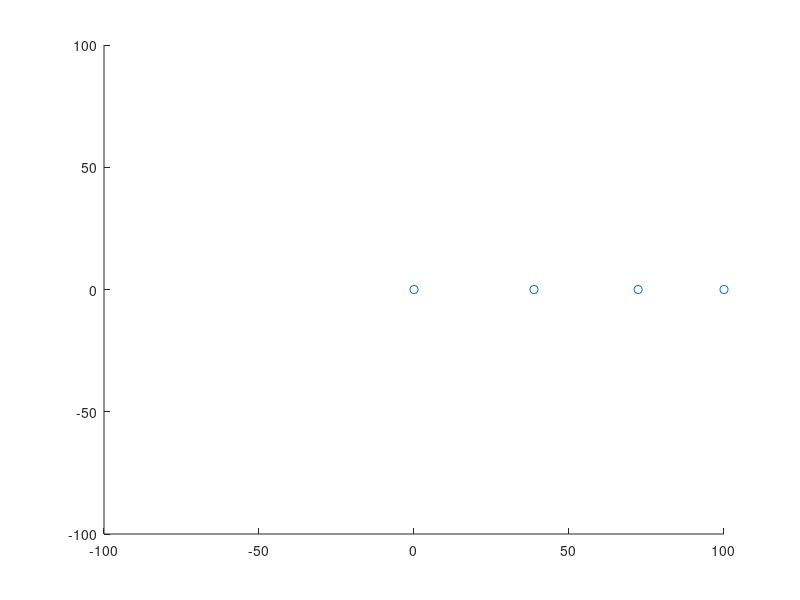

The MATLAB script that drew this image: (Note: this script raises an error after producing the figure.)


N = 9;
x = zeros(N,1);
y = zeros(N,1);
x(1) = 0;
x(2) = 0.387;
x(3) = 0.723;
x(4) = 1;%x(5) = 0.00257*
x(5) = 1.52;
x(6) = 5.20
x(7) = 9.58
x(8) = 19.20;
x(9) = 30.05;
%x(10) = 39.48;

den = zeros(N,1);
den(1) = 330000;
den(2) = 0.0553
den(3) = 0.815;
den(4) = 1;
%den(5) = 0.0123;
den(5) = 0.107;
den(6) = 317.8;
den(7) = 95.2;
den(8) = 14.5;
den(9) = 17.1;

Vx = zeros(N,1);
Vy = zeros(N,1);
Vy(1) = 0;
Vy(2) = 1.59;
Vy(3) = 1.18;
Vy(4) = 1;
%Vy(5) = 0.0343;
Vy(5) = 0.808;
Vy(6) = 0.439;
Vy(7) = 0.325;
Vy(8) = 0.228;
Vy(9) = 0.182;
%Vy(10) = 0.157;
speedDisRatio = 67/93000
Vy = Vy*speedDisRatio;
x = x*100;
Vy = Vy*3000000;
den = den*100;
Vx = den*0.05;
Vx(1) = 0;

dt = 0.01;
steps = 40000;
posBound = 300;

%{
%random
Vy = zeros(N,1);

N = 2^7;
dt = 10000;
steps = 40000;
posBound = 10000000;
velBound = posBound*0.00000001;
x = 0.5*posBound + (posBound)*randn(N,1);%.*(-1).^(randi([0,1],N,1));
%y = 0.1*posBound + (posBound)*randn(N,1).*(-1).^(randi([0,1],N,1));
y = zeros(N,1);
Vx = 0.1*velBound + (velBound)*randn(N,1).*(-1).^(randi([0,1],N,1));
Vx = Vx .* -1;
%Vx = zeros(N,1);
Vy = .01*velBound + (velBound)*randn(N,1);%.*(-1).^(randi([0,1],N,1));

[x,y] = generateNormalClusters(posBound,1.5*posBound,posBound,1.5*posBound,N);
x = cat(1,x,x.*-2);
y = cat(1,y,y);
Vx = cat(1,Vx,Vx.*-1);
Vy= cat(1,Vy,Vy.*-1);
N = N*2;
x(1) = 0;y(1) = 0;
Vx(1) = 0;Vy(1) = 0;
den = cos(rand(N,1));
den(1) = N*.5;
den(N/2:N) = 2.*den(N/2:N);
%}

%

figure(1)
filename = 'fmm.gif';
scatter(x,y)
xlim([-100,100]);
ylim([-100,100]);
drawnow
frame = getframe(1);
im = frame2im(frame);
[imind,cm] = rgb2ind(im,256);
imwrite(imind,cm,filename,'gif', 'Loopcount',inf);

%Vx = zeros(N,1);
%Vy = zeros(N,1);
xD = x;
yD = y;
VxD = Vx;
VyD = Vy;
for i = 1:steps
    %dxx = 0;
    %dyy = 0;
    [dxx,dyy] = laplaceSLPfmm(den,x,y);
    
    Vx = Vx - dxx*dt;
    Vy = Vy - dyy*dt;

    x = x + dt*Vx;
    y = y + dt*Vy;

    dxxD = zeros(N,1);
    dyyD = zeros(N,1);
    for j = 1:N
        ind = [(1:j-1) (j+1:N)];
        rho2 = (xD(j) - xD(ind)).^2 + (yD(j) - yD(ind)).^2;
        dxxD(j) = sum(den(ind).*(xD(j) - xD(ind))./rho2);
        dyyD(j) = sum(den(ind).*(yD(j) - yD(ind))./rho2);
    end
    dxxD = dxxD/2/pi;
    dyyD = dyyD/2/pi;
    
    VxD = VxD - dxxD*dt;
    VyD = VyD - dyyD*dt;

    xD = xD + dt*VxD;
    yD = yD + dt*VyD;
    
    scatter(xD,yD)
    lim = posBound*5;
    xlim([-lim,lim]);
    ylim([-lim,lim]);
    drawnow
    frame = getframe(1);
    im = frame2im(frame);
    [imind,cm] = rgb2ind(im,256);
    imwrite(imind,cm,filename,'gif','WriteMode','append');
end